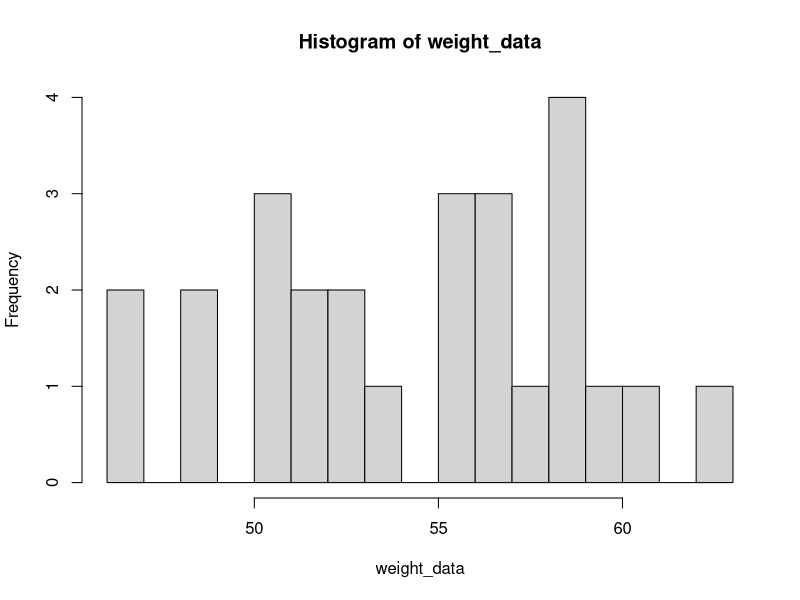
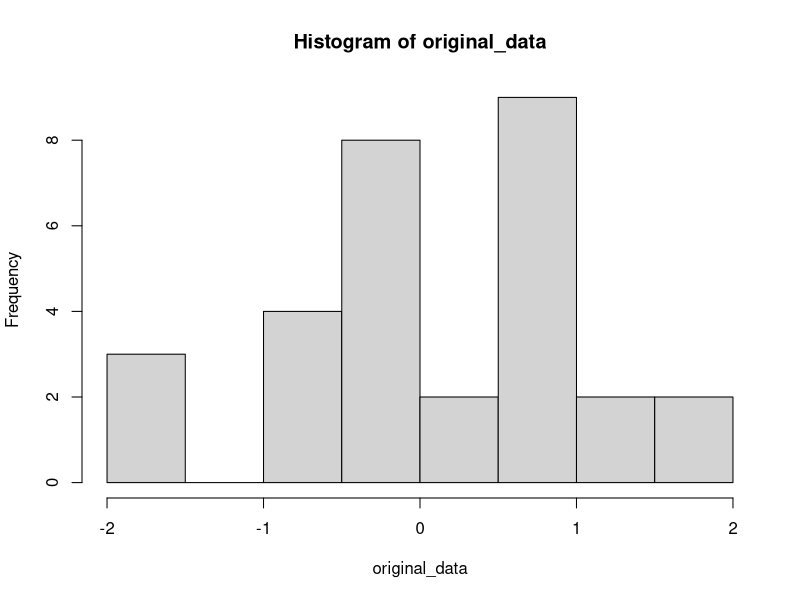

These charts were generated, in order, by the following R code:
################################################
# Example 1: bootstrap 
################################################
rm(list = ls())
weight_data <- c(57, 60, 52, 49, 56, 46, 51, 63, 49, 57, 59, 54, 56, 59, 57, 52,61, 59, 53, 59,51,51, 56, 58,46,53)
N <- 26
hist(weight_data, breaks = 15) #investigate the distribution's property.
T1 <- mean(weight_data)
T2 <- var(weight_data)

B <- 1000 #bootstrap number
T1_star <- rep(NA, B)
T2_star <- rep(NA, B)
for(b in 1:B){
	data_resampled <- sample(weight_data, N, replace = TRUE)
	T1_star[b] <- mean(data_resampled)
	T2_star[b] <- var(data_resampled)
}

#the variance of T1
var(T1_star)

#the bias of T1
mean(T1_star) - T1

#the variance of T2
var(T2_star)

#the bias of T2
mean(T2_star) - T2

################################################
# Example 2: bootstrap check its performance
################################################
rm(list = ls())
set.seed(12345)
N <- 30
original_data <- rnorm(N)
hist(original_data, breaks = 10)

T1 <- mean(original_data)
T2 <- var(original_data)

B <- 1000 #bootstrap number
T1_star <- rep(NA, B)
T2_star <- rep(NA, B)
for(b in 1:B){
	data_resampled <- sample(original_data, N, replace = TRUE)
	T1_star[b] <- mean(data_resampled)
	T2_star[b] <- var(data_resampled)
}

#the variance of T1
var(T1_star)
#truth
1/N

#the bias of T1
mean(T1_star) - T1
#truth
0

#the variance of T2
var(T2_star)
#truth
2 / (N - 1)

#the bias of T2
mean(T2_star) - T2
#truth
0

################################################
# Example 3: permutation test
################################################
rm(list = ls())
set.seed(12345)
tA <- c(258,171, 193, 199, 230, 243 ,248, 250, 267 ,316 ,327, 329)
tB <- c(141, 148, 169, 181, 143, 213, 229, 234, 257, 220, 271, 239)
Tobs <- mean(tA) - mean(tB)
N_A <- length(tA)
N_B <- length(tB)
N <- length(tA) + length(tB)
t_AB <- c(tA, tB)
B <- 1000
T_star <- rep(NA, B)
for(b in 1:B){
	ind <- sample(1:N, N)
	shuffled <- t_AB[ind]
	T_star[b] <- mean(shuffled[1:N_A]) - mean(shuffled[(N_A+1):N])	
}

1 / B * sum(abs(T_star) >= abs(Tobs))


